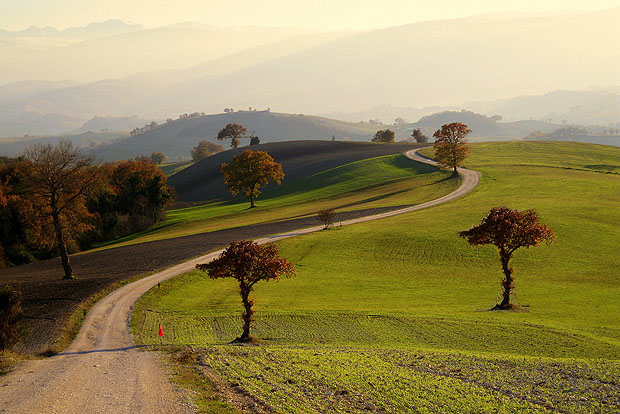
#> input picture src/uploaded_image.png, 620 x 414 px
$ python -i copy_move_detector.py   (imports and definitions only)
#> lines starting #> are read from the running program, lines starting #| are printed output that depends on the picture
import cv2
import imutils
import numpy as np
import matplotlib.pyplot as plt
from scipy.cluster import hierarchy
from scipy.spatial.distance import pdist
from collections import Counter
import os


def readImage(image_name):
    return cv2.imread(str(image_name))


def showImage(image):
    image = imutils.resize(image, width=600)
    cv2.imshow('image', image)
    cv2.waitKey(0)
    cv2.destroyAllWindows()


def featureExtraction(image):
    gray_img = cv2.cvtColor(image, cv2.COLOR_BGR2GRAY)
    sift = cv2.SIFT_create()
    kp, desc = sift.detectAndCompute(gray_img, None)
    return kp, desc


def featureMatching(keypoints, descriptors):
    norm = cv2.NORM_L2
    k = 10
    bf_matcher = cv2.BFMatcher(norm)
    matches = bf_matcher.knnMatch(descriptors, descriptors, k)

    ratio = 0.5
    good_matches_1, good_matches_2 = [], []

    for match in matches:
        k = 1
        while match[k].distance < ratio * match[k + 1].distance:
            k += 1
        for i in range(1, k):
            if pdist(np.array([keypoints[match[i].queryIdx].pt,
                                keypoints[match[i].trainIdx].pt]), "euclidean") > 10:
                good_matches_1.append(keypoints[match[i].queryIdx])
                good_matches_2.append(keypoints[match[i].trainIdx])

    points_1 = [m.pt for m in good_matches_1]
    points_2 = [m.pt for m in good_matches_2]

    if len(points_1) > 0:
        pts = np.hstack((points_1, points_2))
        unique_pts = np.unique(pts, axis=0)
        return np.float32(unique_pts[:, 0:2]), np.float32(unique_pts[:, 2:4])

    return None, None


def filterOutliers(cluster, points):
    cluster_count = Counter(cluster)
    remove = [c for c in cluster_count if cluster_count[c] <= 1]

    mask = np.array([c not in remove for c in cluster])
    cluster = cluster[mask]
    points = points[mask]

    return cluster, points


def hierarchicalClustering(points_1, points_2, metric, threshold):
    points = np.vstack((points_1, points_2))
    dist_matrix = pdist(points, metric='euclidean')
    Z = hierarchy.linkage(dist_matrix, metric)

    cluster = hierarchy.fcluster(Z, t=threshold, criterion='inconsistent', depth=4)
    cluster, points = filterOutliers(cluster, points)

    n = int(points.shape[0] / 2)
    return cluster, points[:n], points[n:]


def plotImage(img, p1, p2, C, save_path):
     # Create figure explicitly and don't show it
    fig = plt.figure(figsize=(12, 9))
    # plt.tight_layout(pad=2.0)
    plt.imshow(img)
    plt.axis('off')

    colors = C[:len(p1)]
    plt.scatter(p1[:, 0], p1[:, 1], c=colors, s=10)

    for (x1, y1), (x2, y2) in zip(p1, p2):
        plt.plot([x1, x2], [y1, y2], 'yellow','c', linestyle=":", linewidth=0.6)

    plt.savefig(save_path, bbox_inches='tight', pad_inches=0, dpi=250)
    plt.close(fig)  # Close the figure instead of clf()


#def detect_copy_move(image_path, output_dir="final_results"):
def detect_copy_move(image_path, output_dir="results"):
    os.makedirs(output_dir, exist_ok=True)

    image = readImage(image_path)
#> in readImage, returned value is the input picture: shape (414, 620, 3); mean B, G, R 85.6, 131.2, 143.7
    kp, desc = featureExtraction(image)
#> in featureExtraction, `gray_img = cv2.cvtColor(image, cv2.COLOR_BGR2GRAY)`:
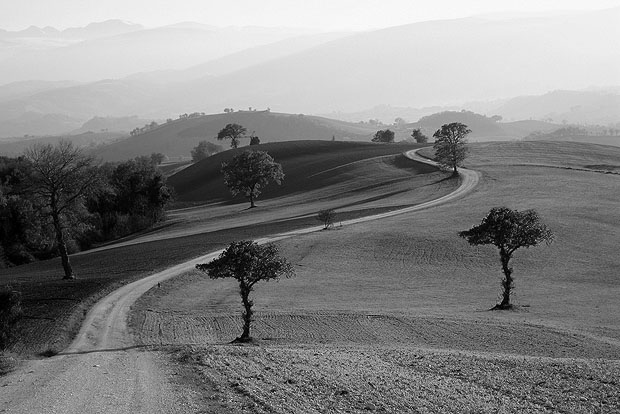
#> gray_img: shape (414, 620); min 0, max 251, mean 129.7
#> in featureExtraction, `kp, desc = sift.detectAndCompute(gray_img, None)`: kp = 561 keypoints; strongest (x, y, size): (228, 365, 1.9), (237, 384, 1.9), (273, 391, 2.3), (290, 381, 2.4)
    p1, p2 = featureMatching(kp, desc)
#> in featureMatching, `matches = bf_matcher.knnMatch(descriptors, descriptors, k)`: matches = 561 matches
#> after the loop in featureMatching, `for match in matches:`: good_matches_1 = 52 keypoints; strongest (x, y, size): (239, 336, 2.2), (499, 303, 2.2), (237, 338, 2.1), (497, 305, 2.1); good_matches_2 = 52 keypoints; strongest (x, y, size): (239, 336, 2.2), (499, 303, 2.2), (247, 305, 5.5), (237, 338, 2.1)
#> in featureMatching, `points_1 = [m.pt for m in good_matches_1]`: points_1 = 52 pairs, first value 220.8 to 536.7, second value 217.6 to 338.4
#> in featureMatching, `points_2 = [m.pt for m in good_matches_2]`: points_2 = 52 pairs, first value 227.4 to 536.7, second value 217.6 to 338.4
#> in featureMatching, `pts = np.hstack((points_1, points_2))`: pts = 52 rows, first 6: [220.8, 275.7, 480.8, 242.6], [227.4, 274.9, 487.3, 241.7], [237.2, 338.4, 497.1, 305.4], [239.2, 336, 499.1, 303], [239.2, 336, 499.1, 303], [241.8, 280.2, 501.8, 247.2]
#> in featureMatching, `unique_pts = np.unique(pts, axis=0)`: unique_pts = 40 rows, first 6: [220.8, 275.7, 480.8, 242.6], [227.4, 274.9, 487.3, 241.7], [237.2, 338.4, 497.1, 305.4], [239.2, 336, 499.1, 303], [241.8, 280.2, 501.8, 247.2], [242.3, 282, 502.4, 249.1]
#> p1 = 40 pairs, first value 220.8 to 536.7, second value 217.6 to 338.4; p2 = 40 pairs, first value 227.4 to 536.7, second value 217.6 to 338.4

    if p1 is None:
        return False

    clusters, p1c, p2c = hierarchicalClustering(p1, p2, 'ward', 1.5)
#> in hierarchicalClustering, `points = np.vstack((points_1, points_2))`: points = 80 pairs, first value 220.8 to 536.7, second value 217.6 to 338.4
#> in hierarchicalClustering, `dist_matrix = pdist(points, metric='euclidean')`: dist_matrix = 3160 values, max 318.8 at index 38, min 0 at index 137, mean 152.8
#> in hierarchicalClustering, `Z = hierarchy.linkage(dist_matrix, metric)`: Z = 79 rows, first 6: [1, 60, 0, 2], [2, 61, 0, 2], [3, 62, 0, 2], [4, 63, 0, 2], [5, 65, 0, 2], [6, 64, 0, 2]
#> in hierarchicalClustering, `cluster = hierarchy.fcluster(Z, t=threshold, criterion='inconsistent',..`: cluster = 80 values, max 24 at index 36, min 1 at index 2, mean 12.22
#> in filterOutliers, `cluster_count = Counter(cluster)`: cluster_count = 24 items
#> in filterOutliers, `remove = [c for c in cluster_count if cluster_count[c] <= 1]`: remove = [20, 8]
#> in filterOutliers, `cluster = cluster[mask]`: cluster = 78 values, max 24 at index 35, min 1 at index 2, mean 12.18
#> in filterOutliers, `points = points[mask]`: points = 78 pairs, first value 220.8 to 536.7, second value 217.6 to 338.4
#> clusters has the same summary as cluster in filterOutliers; p1c = 39 pairs, first value 220.8 to 536.7, second value 217.6 to 338.4; p2c = 39 pairs, first value 227.4 to 536.7, second value 217.6 to 338.4

    if len(clusters) == 0:
        return False

    img_rgb = cv2.cvtColor(image, cv2.COLOR_BGR2RGB)

    out_path = os.path.join(output_dir, os.path.basename(image_path).split('.')[0] + "_copymove.png")
    plotImage(img_rgb, p1c, p2c, clusters, out_path)
#> in plotImage, `colors = C[:len(p1)]`: colors = 39 values, max 24 at index 35, min 1 at index 2, mean 12.03
#> the loop in plotImage, `for (x1, y1), (x2, y2) in zip(p1, p2):` made 39 passes
#> (x1, y1, x2, y2) on passes 1 to 12: (220.8, 275.7, 480.8, 242.6), (227.4, 274.9, 487.3, 241.7), (237.2, 338.4, 497.1, 305.4), (239.2, 336, 499.1, 303), (241.8, 280.2, 501.8, 247.2), (242.3, 282, 502.4, 249.1), (242.3, 285.3, 502.4, 252.3), (244.8, 290.5, 504.9, 257.1), (245, 274, 505, 240.9), (245.9, 250.5, 506, 217.6), (249.9, 279.8, 510, 246.8), (250.1, 334.8, 510.1, 301.9)
#> in plotImage, `plt.savefig(save_path, bbox_inches='tight', pad_inches=0, dpi=250)`:
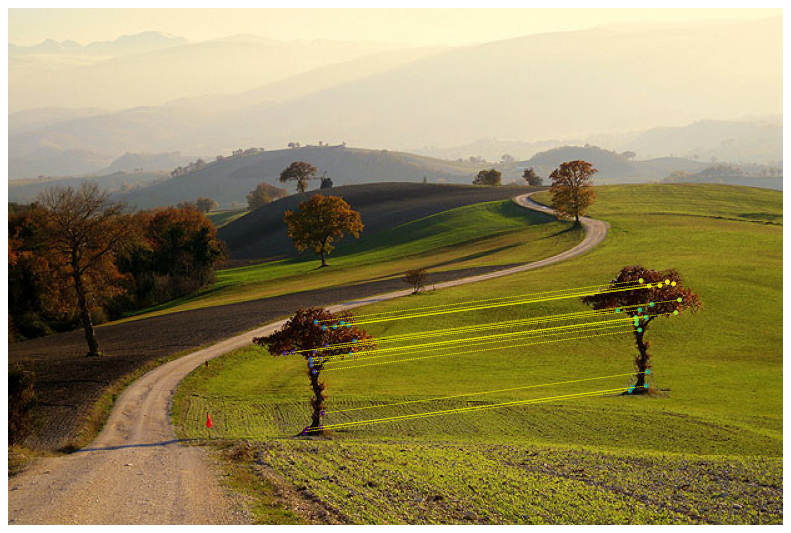
#> figure drawn by matplotlib, 1 panel

    return True, out_path

>>> result = detect_copy_move('uploaded_image.png')
